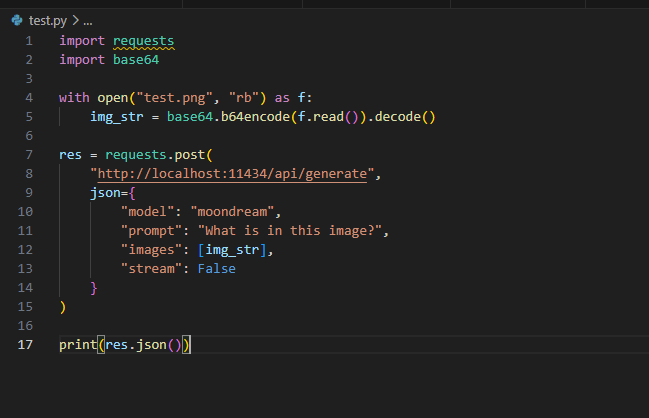
#> input picture test.png, 649 x 418 px
$ python test.py
#> lines starting #> are read from the running program, lines starting #| are printed output that depends on the picture
import requests
import base64
from PIL import Image

# -----------------------------
# Load & preprocess image
# -----------------------------
image_path = "test.png"

# Resize (IMPORTANT for your setup)
img = Image.open(image_path)
#> img is the input picture: PIL image 649x418 RGBA; mean R, G, B, A 34.7, 34.3, 33.9, 255
img = img.resize((768, 768))
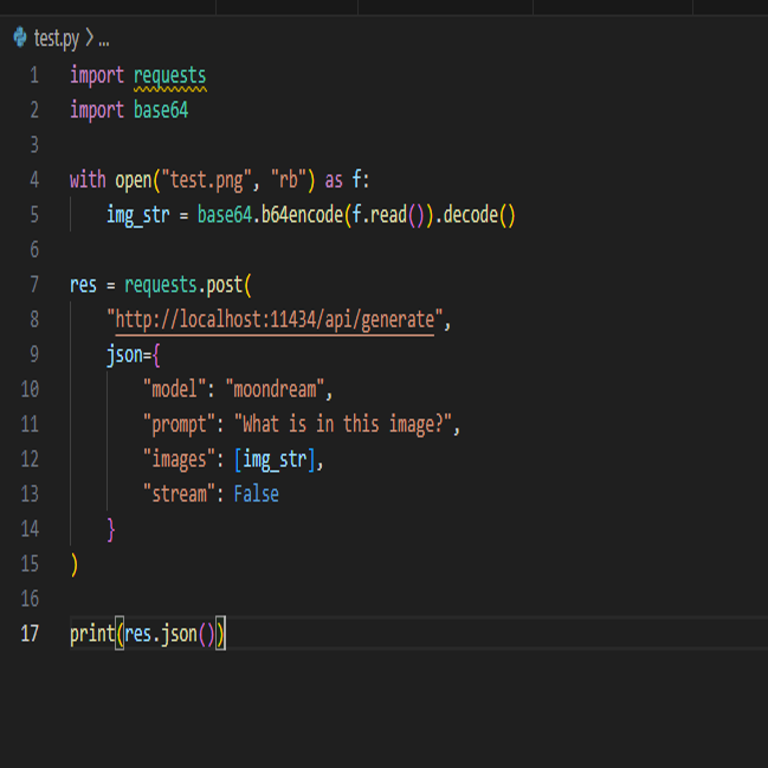
#> img: PIL image 768x768 RGBA; mean R, G, B, A 34.7, 34.3, 33.9, 255

# Convert to base64
from io import BytesIO
buffered = BytesIO()
img.save(buffered, format="PNG")
img_str = base64.b64encode(buffered.getvalue()).decode()

print(f"✅ Image processed, size: {img.size}")
#| ✅ Image processed, size: (768, 768)

# -----------------------------
# Prompt
# -----------------------------
prompt = """
You are an expert software engineer.

Read the code in this image and explain what it does.

Be concise.
"""

# -----------------------------
# API Call
# -----------------------------
#> (the run stopped early here; a loop or call above may not have finished)
